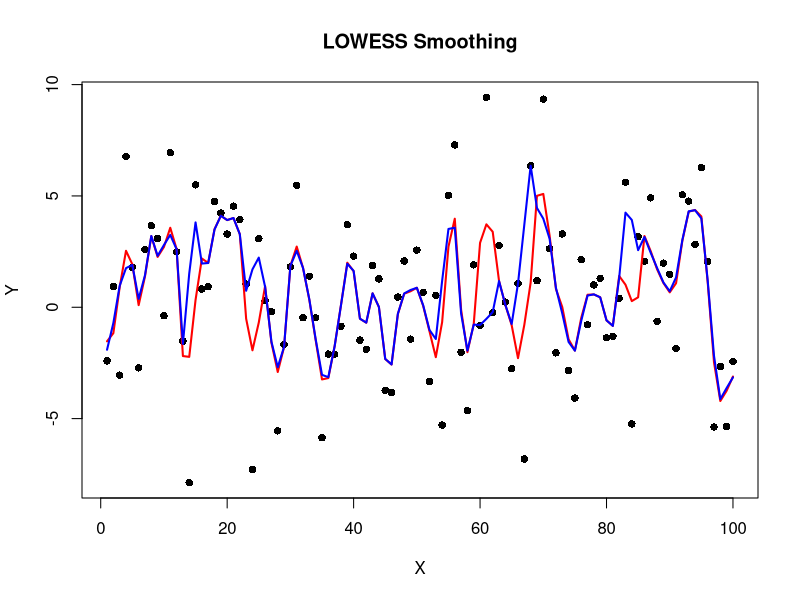

Write the R code that produced this figure.
#Generating simulated data
set.seed(1)
X<-1:100
error_terms<-rnorm(100,0,02^2)
Y_matrix<-matrix(error_terms)

for(i in 1:length(X)){
  
  Y_matrix[i]<-sin(X[i]/10)+Y_matrix[i]
}
# span 
k<-ceiling(0.021*length(X))#should be put inside function

#number of neighbuors determines how much sectioning off is done
#matrices and vectors
weights<-rep(NA,
                length(X))
distances_and_index<-matrix(NA,
                  length(X),ncol=2)
sortedDistances_and_index<-matrix(NA,
                                 length(X),ncol=2)
y_estimates<-matrix(NA,length(X))

lowess<-rep(NA,length(X))# check if reset exists before entering outer loop

#find K closest relatives
#take a smaller and kick out the largest
for(i in 1:length(X)){
  for(j in 1:length(X)){
    distances_and_index[j,1]<-abs(X[j]-X[i])
    distances_and_index[j,2]<-j
  } #at this stage all the distances have been filled up
  X
  distances_and_index
  sortedDistances_and_index<-distances_and_index[order(distances_and_index[,1]),]
  sortedDistances_and_index
  #Finding the closest neighbours index and adding to weight to weights
  maxdistance<-sortedDistances_and_index[k+1,1] #may have to fix max distance
  
  #please help here
  #max distance is 2
  for(l in 1:length(X)){
    if(sortedDistances_and_index[l,1]<=maxdistance){ #closest index found
      print(sortedDistances_and_index[l,2])
      weights[sortedDistances_and_index[l,2]]<-
       (1-(abs(X[i]-X[sortedDistances_and_index[l,2]])/maxdistance)^3)^3
    }else{
      weights[sortedDistances_and_index[l, 2]] <- 0
    }
  }
  
  #calculating the beta
  new_X<-cbind(rep(1,length(X)),X)
  new_X
  Beta_coefficients<-solve(t(new_X)%*%diag(weights)%*%new_X)%*%(t(new_X)%*%diag(weights)%*%Y_matrix)
  Beta_coefficients
  
  lowess[i]<-Beta_coefficients[1]+Beta_coefficients[2]*X[i]
  
  }
lowess

output<-lowess(X,Y_matrix,0.051)
output
plot(X, Y_matrix, main = "LOWESS Smoothing", xlab = "X", ylab = "Y", pch = 16)
lines(lowess, col = "red", lwd = 2) 
lines(output,col="Blue",lwd=2)

